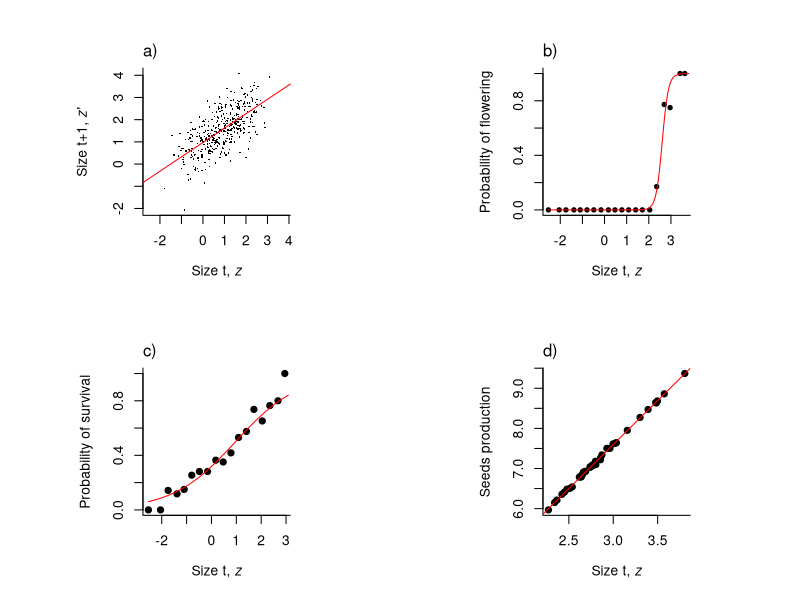

The R script that drew this image: (Note: this script raises an error after producing the figure.)
## IBM to generate the data for the simple recruitment limited IPM -
## there's no recruitment limitation 1st Size is on a log scale so don't
## worry about the -ive ones!

## The parameters and life cycle follow Kachi and Hirose J.Ecol. 1985,
## see Rees and Rose PRSB 2002, but for simplicity we have used a
## logistic function for survival rather than the linear function with
## an upper bound as in the previous papers

rm(list = ls(all = TRUE))

library(doBy)
set.seed(53241986)


## ~~~~~~~~~~~~~~~~~~~~~~~~~~~~~~~~~~~~~~~~~~~~~~~~~~~~~~~~~~~~~~~~~~~~~~~~~~~~~~~~~~~~~~~~~~~~~~~~~~~~~~~~~
## Section 1 -
## ~~~~~~~~~~~~~~~~~~~~~~~~~~~~~~~~~~~~~~~~~~~~~~~~~~~~~~~~~~~~~~~~~~~~~~~~~~~~~~~~~~~~~~~~~~~~~~~~~~~~~~~~~

## Define the true parameter vector, each parameter is given a name so
## the formulae, below, are easier to read. We'll use 'model.term'
## scheme to name elements of the vector

m.par.true <- c(surv.int = -0.65, surv.z = 0.75, flow.int = -18, flow.z = 6.9, 
                grow.int = 0.96, grow.z = 0.59, grow.sd = 0.67, rcsz.int = -0.08, rcsz.sd = 0.76, 
                seed.int = 1, seed.z = 2.2, p.r = 0.007)

## Define the various demographic functions, we pass a vector of
## parameters 'm.par' to each function this makes it easier to compare
## the results of different paramter sets, say the true values and
## estimated ones

## Growth function, given you are size z now returns the pdf of size z1
## next time

g_z1z <- function(z1, z, m.par) {
  mean <- m.par["grow.int"] + m.par["grow.z"] * z  # mean size next year
  sd <- m.par["grow.sd"]  # sd about mean
  p.den.grow <- dnorm(z1, mean = mean, sd = sd)  # pdf that you are size z1 given you were size z
  return(p.den.grow)
}

## Survival function, logistic regression

s_z <- function(z, m.par) {
  linear.p <- m.par["surv.int"] + m.par["surv.z"] * z  # linear predictor
  p <- 1/(1 + exp(-linear.p))  # logistic transformation to probability
  return(p)
}

## Probability of flowering function, logistic regression

p_bz <- function(z, m.par) {
  linear.p <- m.par["flow.int"] + m.par["flow.z"] * z  # linear predictor
  p <- 1/(1 + exp(-linear.p))  # logistic transformation to probability
  return(p)
}

## Seed production function

b_z <- function(z, m.par) {
  N <- exp(m.par["seed.int"] + m.par["seed.z"] * z)  # seed production of a size z plant
  return(N)
}

## Recruit size pdf

c_z1 <- function(z1, m.par) {
  mean <- m.par["rcsz.int"]
  sd <- m.par["rcsz.sd"]
  p.deRecr <- dnorm(z1, mean = mean, sd = sd)  # pdf of a size z1 recruit
  return(p.deRecr)
}

## ~~~~~~~~~~~~~~~~~~~~~~~~~~~~~~~~~~~~~~~~~~~~~~~~~~~~~~~~~~~~~~~~~~~~~~~~~~~~~~~~~~~~~~~~~~~~~~~~~~~~~~~~~
## Section 2 -
## ~~~~~~~~~~~~~~~~~~~~~~~~~~~~~~~~~~~~~~~~~~~~~~~~~~~~~~~~~~~~~~~~~~~~~~~~~~~~~~~~~~~~~~~~~~~~~~~~~~~~~~~~~

## Parameters controlling the IBM simulation

m.par <- m.par.true

init.pop.size <- 250
n.yrs <- 50
z <- rnorm(init.pop.size, mean = m.par["rcsz.int"], sd = m.par["rcsz.sd"])

## Calculate initial pop size and mean size

pop.size.t <- init.pop.size
mean.z.t <- mean(z)
mean.fl.z.t <- NA

## iterate the model using the 'true' parameters and store data in a
## data.frame
yr <- 1
while (yr != n.yrs & length(z) < 5000) {
  
  ## calculate population size
  pop.size <- length(z)
  
  ## generate binomial random number for the probability of flowering,
  ## where the probability of flowering depends on your size z, this is a
  ## vector of 0's and 1's, you get a 1 if you flower
  Repr <- rbinom(n = pop.size, prob = p_bz(z, m.par), size = 1)
  
  ## number of plants that flowered
  num.Repr <- sum(Repr)
  
  ## calculate seed production
  Seeds <- rep(NA, pop.size)
  
  ## we'll assume plant make a Poisson distributed number of seeds with a
  ## mean given by exp(params['seed.int']+params['seed.size'] * z) rpois
  ## generated Poisson distributed random numbers
  Seeds[Repr == 1] <- rpois(num.Repr, b_z(z[Repr == 1], m.par))
  
  ## generate the number of recruits
  Recr <- if (num.Repr == 0) 
    0 else rbinom(1, sum(Seeds, na.rm = TRUE), m.par["p.r"])
  
  ## generate new recruit sizes rnorm generated normally distributed
  ## random numbers
  Rcsz <- rnorm(Recr, mean = m.par["rcsz.int"], sd = m.par["rcsz.sd"])
  
  ## for the non-reproductive plants generate random number for survival
  Surv <- rep(NA, pop.size)
  Surv[Repr == 0] <- rbinom(n = pop.size - num.Repr, prob = s_z(z[Repr == 
                                                                    0], m.par), size = 1)
  num.die <- sum(Surv == 0, na.rm = TRUE)
  
  ## index for individuals that did not flower and survived
  i.subset <- which(Repr == 0 & Surv == 1)
  
  ## let them grow
  z1 <- rep(NA, pop.size)
  E.z1 <- m.par["grow.int"] + m.par["grow.z"] * z[i.subset]
  z1[i.subset] <- rnorm(n = pop.size - num.Repr - num.die, mean = E.z1, 
                        sd = m.par["grow.sd"])
  
  ## store the simulation data, we'll use this later
  sim.data <- data.frame(z = z, Repr, Seeds, Surv, z1 = z1)
  
  ## create new population size vector
  z1 <- c(Rcsz, z1[i.subset])
  
  pop.size.t <- c(pop.size.t, length(z1))
  mean.z.t <- c(mean.z.t, mean(z1))
  mean.fl.z.t <- c(mean.fl.z.t, mean(z[Repr == 1]))
  
  z <- z1
  
  if (yr == n.yrs) 
    z.time50 <- z.sim
  
  cat(paste(yr, pop.size.t[yr], mean.z.t[yr], Recr/sum(Seeds, na.rm = TRUE), 
            "\n", sep = " "))
  
  yr <- yr + 1
  
}

# Extract 500 observations to use as our data set

sample.index <- sample(1:nrow(sim.data), size = 1000, replace = FALSE)
sim.data <- sim.data[sample.index, ]

### CHANGED DOWN TO HERE, beyond this won't work.

## ~~~~~~~~~~~~~~~~~~~~~~~~~~~~~~~~~~~~~~~~~~~~~~~~~~~~~~~~~~~~~~~~~~~~~~~~~~~~~~~~~~~~~~~~~~~~~~~~~~~~~~~~~
## Section 3 -
## ~~~~~~~~~~~~~~~~~~~~~~~~~~~~~~~~~~~~~~~~~~~~~~~~~~~~~~~~~~~~~~~~~~~~~~~~~~~~~~~~~~~~~~~~~~~~~~~~~~~~~~~~~

## Let's use sim data to construct an IPM, assuming we know the order of
## events first a bit of house keeping for plotting - chop up the sizes
## into classes and sort the data by size

sim.data <- transform(sim.data, z.classes = cut(z, 20))
sim.data <- sim.data[order(sim.data$z), ]

## fit the functions and plot some graphs

dev.new(6, 6)

par(mfrow = c(2, 2), bty = "l", pty = "s", pch = 19)

## 1 - growth

plot(z1 ~ z, data = sim.data, pch = 16, cex = 0.25, 
     xlab = expression("Size t, " * italic(z)), ylab = expression("Size t+1, " * italic(z) * "'"))

mod.Grow <- lm(z1 ~ z, data = sim.data)

abline(mod.Grow, col = "red")

mtext(side = 3, line = 0.5, adj = 0, text = "a)")


## 2 - flowering

Repr.ps <- summaryBy(z + Repr ~ z.classes, data = sim.data)

plot(Repr.mean ~ z.mean, data = Repr.ps, pch = 19, cex = 0.7, 
     xlab = expression("Size t, " * italic(z)), ylab = "Probability of flowering")

mod.Repr <- glm(Repr ~ z, family = binomial, data = sim.data)

lines(fitted(mod.Repr) ~ z, data = sim.data, col = "red")

mtext(side = 3, line = 0.5, adj = 0, text = "b)")

## 3 - survival

sim.data.noRepr <- subset(sim.data, Repr == 0)

surv.ps <- summaryBy(z + Surv ~ z.classes, data = sim.data.noRepr, na.rm = TRUE)

plot(Surv.mean ~ z.mean, data = surv.ps, pch = 19, xlab = expression("Size t, " * 
                                                                       italic(z)), ylab = "Probability of survival")

mod.Surv <- glm(Surv ~ z, family = binomial, data = sim.data.noRepr)

lines(fitted(mod.Surv) ~ z, data = sim.data.noRepr, col = "red")

mtext(side = 3, line = 0.5, adj = 0, text = "c)")

## 4 - seed production

sim.data.Repr <- subset(sim.data, Repr == 1)

plot(log(Seeds) ~ z, data = sim.data.Repr, xlab = expression("Size t, " * 
                                                               italic(z)), ylab = "Seeds production")

mod.Seeds <- glm(Seeds ~ z, family = poisson, data = sim.data.Repr)

abline(mod.Seeds, col = "red")

mtext(side = 3, line = 0.5, adj = 0, text = "d)")

dev.copy2eps(file='../../figures/c2/OenotheraDemog.eps');

## 5 - recruit size

mod.Rcsz <- lm(Rcsz ~ 1)

## 6 - establishment probability WE SHOULD USE sim.data TO DO THIS CALC

p.r.est <- as.numeric(Recr)/sum(Seeds, na.rm = TRUE)

## Finally, store the estimated parameters

m.par.est <- c(surv = coef(mod.Surv), flow = coef(mod.Repr), grow = coef(mod.Grow), 
               grow.sd = summary(mod.Grow)$sigma, rcsz = coef(mod.Rcsz), rcsz.sd = summary(mod.Rcsz)$sigma, 
               seed = coef(mod.Seeds), p.r = p.r.est)

# par.names <- names(m.par.est) names(m.par.est) <- sub('(Intercept)',
# 'int', par.names, fixed=TRUE)

names(m.par.est) <- names(m.par.true)

## ~~~~~~~~~~~~~~~~~~~~~~~~~~~~~~~~~~~~~~~~~~~~~~~~~~~~~~~~~~~~~~~~~~~~~~~~~~~~~~~~~~~~~~~~~~~~~~~~~~~~~~~~~
## Section 4 - Build and IPM
## ~~~~~~~~~~~~~~~~~~~~~~~~~~~~~~~~~~~~~~~~~~~~~~~~~~~~~~~~~~~~~~~~~~~~~~~~~~~~~~~~~~~~~~~~~~~~~~~~~~~~~~~~~

## Define the survival kernel
p_z1z <- function(z1, z, m.par) {
  
  return((1 - p_bz(z, m.par)) * s_z(z, m.par) * g_z1z(z1, z, m.par))
  
}

## Define the fecundity kernel
f_z1z <- function(z1, z, m.par) {
  
  return(p_bz(z, m.par) * b_z(z, m.par) * m.par["p.r"] * c_z1(z1, m.par))
  
}

mk_K <- function(m, m.par) {
  
  # upper and lower integration limits
  L <- 0.9 * min.size
  U <- 1.1 * max.size
  
  # mesh points
  h <- (U - L)/m
  meshpts <- L + ((1:m) - 1/2) * h
  P <- h * (outer(meshpts, meshpts, p_z1z, m.par = m.par))
  F <- h * (outer(meshpts, meshpts, f_z1z, m.par = m.par))
  K <- P + F
  return(list(K = K, meshpts = meshpts, P = P, F = F))
}

## ~~~~~~~~~~~~~~~~~~~~~~~~~~~~~~~~~~~~~~~~~~~~~~~~~~~~~~~~~~~~~~~~~~~~~~~~~~~~~~~~~~~~~~~~~~~~~~~~~~~~~~~~~
## Section 4 - Projection
## ~~~~~~~~~~~~~~~~~~~~~~~~~~~~~~~~~~~~~~~~~~~~~~~~~~~~~~~~~~~~~~~~~~~~~~~~~~~~~~~~~~~~~~~~~~~~~~~~~~~~~~~~~

min.size <- with(sim.data, min(z))
max.size <- with(sim.data, max(z))

IPM.true <- mk_K(100, m.par.true)

IPM.est <- mk_K(100, m.par.est)

Re(eigen(IPM.true$K)$values[1])

Re(eigen(IPM.est$K)$values[1])

fit.pop.growth <- lm(log(pop.size.t) ~ c(1:yr))

exp(coef(fit.pop.growth)[2])

meshpts <- IPM.true$meshpts

w.est <- Re(eigen(IPM.est$K)$vectors[, 1])
stable.z.dist.est <- w.est/sum(w.est)
mean.z.est <- sum(stable.z.dist.est * meshpts)
mean.z.est

w.true <- Re(eigen(IPM.true$K)$vectors[, 1])
stable.z.dist.true <- w.true/sum(w.true)
mean.z.true <- sum(stable.z.dist.true * meshpts)
mean.z.true

wb.est <- p_bz(meshpts, m.par.est) * w.est
stable.flowering.dist.est <- wb.est/sum(wb.est)
mean.flowering.z.est <- sum(stable.flowering.dist.est * meshpts)
mean.flowering.z.est


wb.true <- p_bz(meshpts, m.par.true) * w.true
stable.flowering.dist.true <- wb.true/sum(wb.true)
mean.flowering.z.true <- sum(stable.flowering.dist.true * meshpts)
mean.flowering.z.true



par(mfrow = c(2, 2), bty = "l", pty = "s")

## 1 - plot population density versus time...

plot(1:yr, log(pop.size.t[1:yr]), type = "l", xlab = "Time", ylab = "Population size")
mod.pop.growth <- lm(log(pop.size.t) ~ seq.int(1, yr))
abline(mod.pop.growth, col = "blue")

mtext(side = 3, line = 0.5, adj = 0, text = "a)")
## ...roughly linear for log(Nt) vs time so exponential growth


## 2 - plot mean size versus time...
plot(1:yr, mean.z.t[1:yr], type = "l", xlab = "Time", ylab = "Mean plant size")
abline(h = mean.z.true, col = "red")
mtext(side = 3, line = 0.5, adj = 0, text = "b)")
## ...mean size seems to settle down after a while

## 3 - plot mean flowering size versus time...
plot(1:yr, mean.fl.z.t[1:yr], type = "l", xlab = "Time", ylab = "Mean flowering plant size")
abline(h = mean.flowering.z.true, col = "red")
mtext(side = 3, line = 0.5, adj = 0, text = "c)")
## ...mean flowering size seems to settle down after a while

## 4 - plot of density estimates at time 50 and the end
plot(density(sim.data$z), main = "", ylim = c(0, 0.4))
# lines(density(sim.data$z))
lines(IPM.est$meshpts, stable.z.dist.est/diff(IPM.est$meshpts)[1], col = "red")
mtext(side = 3, line = 0.5, adj = 0, text = "d)")

dev.copy2eps(file='../../figures/c2/OenotheraSim.eps');

## ~~~~~~~~~~~~~~~~~~~~~~~~~~~~~~~~~~~~~~~~~~~~~~~~~~~~~~~~~~~~~~~~~~~~~~~~~~~~~~~~~~~~~~~~~~~~~~~~~~~~~~~~~
## Section 5 - Example calculations
## ~~~~~~~~~~~~~~~~~~~~~~~~~~~~~~~~~~~~~~~~~~~~~~~~~~~~~~~~~~~~~~~~~~~~~~~~~~~~~~~~~~~~~~~~~~~~~~~~~~~~~~~~~

